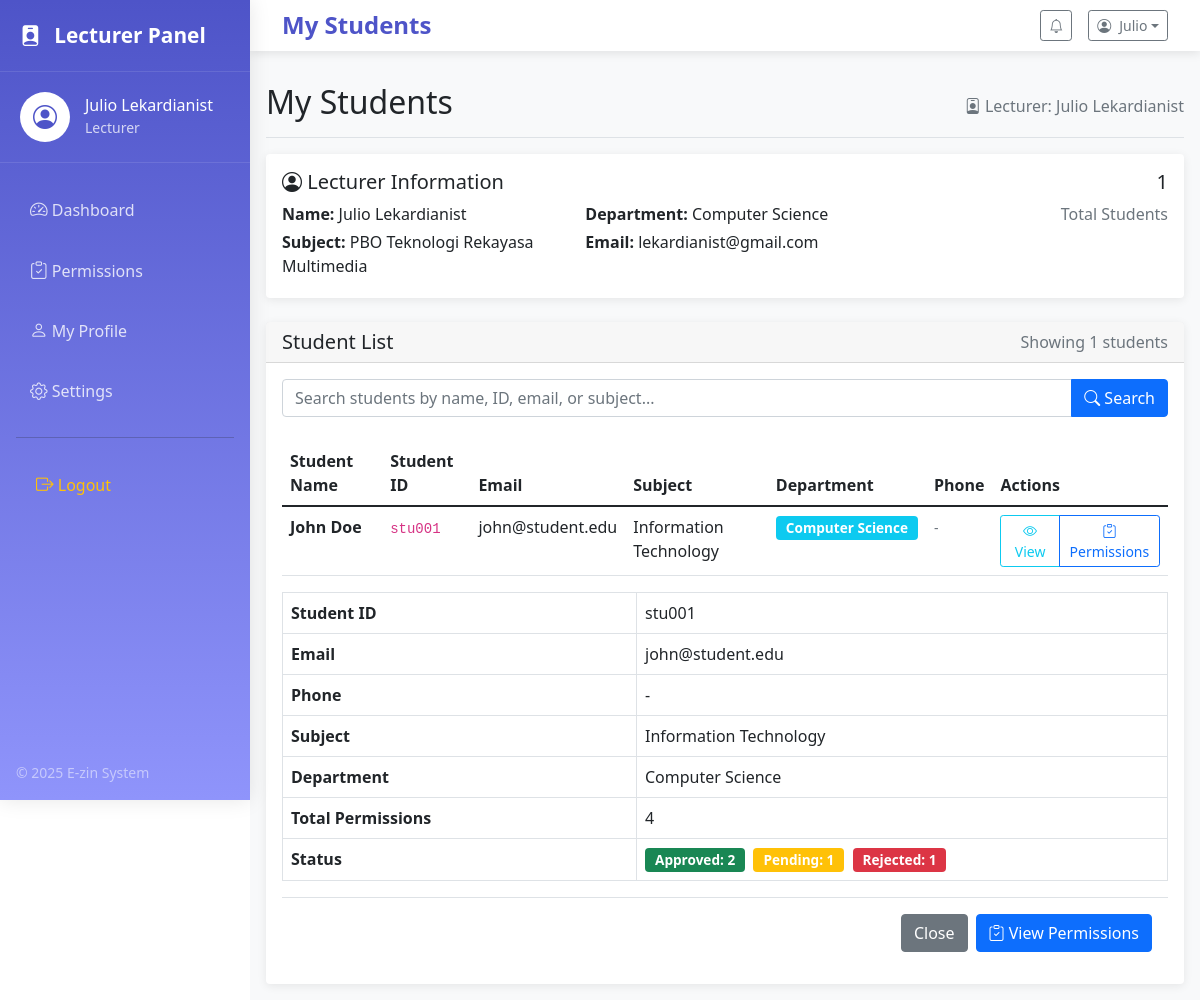
The app's page /lecturer/students.php (signed in) with its own data.
### tables this page shows
CREATE TABLE `employees` (
  `id` int(11) NOT NULL,
  `user_id` varchar(50) DEFAULT NULL,
  `name` varchar(100) DEFAULT NULL,
  `email` varchar(100) DEFAULT NULL,
  `subject` varchar(255) DEFAULT NULL,
  `role` enum('lecturer','staff','student') DEFAULT NULL,
  `phone` varchar(20) DEFAULT NULL,
  `department` varchar(100) DEFAULT NULL,
  `status` enum('active','inactive') DEFAULT 'active',
  `created_at` timestamp NOT NULL DEFAULT current_timestamp()
);

### lecturer/students.php (the view, shortened to what this page needs)
<?php
require_once 'includes/header.php';
require_once 'config/database.php';
$lecturer_stmt = $pdo->prepare("SELECT * FROM employees WHERE user_id = ?");
$lecturer_stmt->execute([$_SESSION['user_id']]);
$lecturer = $lecturer_stmt->fetch();
$search = $_GET['search'] ?? '';
$query = "SELECT * FROM employees
          WHERE role = 'student'
          AND (department = ? OR subject LIKE ?)";
$params = [$lecturer['department'], '%' . $lecturer['subject'] . '%'];
$query .= " ORDER BY name ASC";
$stmt = $pdo->prepare($query);
$stmt->execute($params);
$students = $stmt->fetchAll();
?>
<div class="d-flex justify-content-between flex-wrap flex-md-nowrap align-items-center pt-3 pb-2 mb-3 border-bottom">
    <h1 class="h2">My Students</h1>
    <div class="text-muted">
        <i class="bi bi-person-badge"></i> Lecturer: <?php echo htmlspecialchars($lecturer['name']); ?>
    </div>
</div>
<div class="card mb-4">
    <div class="card-body">
        <div class="row">
            <div class="col-md-8">
                <h5><i class="bi bi-person-circle"></i> Lecturer Information</h5>
                <div class="row">
                    <div class="col-md-6">
                        <p class="mb-1"><strong>Name:</strong> <?php echo htmlspecialchars($lecturer['name']); ?></p>
                        <p class="mb-1"><strong>Subject:</strong> <?php echo $lecturer['subject']; ?></p>
                    </div>
                    <div class="col-md-6">
                        <p class="mb-1"><strong>Department:</strong> <?php echo $lecturer['department']; ?></p>
                        <p class="mb-0"><strong>Email:</strong> <?php echo htmlspecialchars($lecturer['email']); ?></p>
                    </div>
                </div>
            </div>
            <div class="col-md-4 text-end">
                <h5><?php echo count($students); ?></h5>
                <p class="text-muted mb-0">Total Students</p>
            </div>
        </div>
    </div>
</div>
<div class="card">
    <div class="card-header d-flex justify-content-between align-items-center">
        <h5 class="mb-0">Student List</h5>
        <div class="text-muted">
            Showing <?php echo count($students); ?> students
        </div>
    </div>
    <div class="card-body">
        <form method="GET" action="" class="mb-4">
            <div class="input-group">
                <input type="text" class="form-control" name="search"
                       placeholder="Search students by name, ID, email, or subject..."
                       value="<?php echo htmlspecialchars($search); ?>">
                <button class="btn btn-primary" type="submit">
                    <i class="bi bi-search"></i> Search
                </button>
            </div>
        </form>
        <div class="table-responsive">
            <table class="table table-hover">
                <thead>
                    <tr>
                        <th>Student Name</th>
                        <th>Student ID</th>
                        <th>Email</th>
                        <th>Subject</th>
                        <th>Department</th>
                        <th>Phone</th>
                        <th>Actions</th>
                    </tr>
                </thead>
                <tbody>
                    <?php if(count($students) > 0): ?>
                        <?php foreach($students as $student): ?>
                        <tr>
                            <td>
                                <strong><?php echo htmlspecialchars($student['name']); ?></strong>
                            </td>
                            <td>
                                <code><?php echo $student['user_id']; ?></code>
                            </td>
                            <td>
                                <?php echo htmlspecialchars($student['email']); ?>
                            </td>
                            <td>
                                <?php echo htmlspecialchars($student['subject']); ?>
                            </td>
                            <td>
                                <span class="badge bg-info"><?php echo $student['department']; ?></span>
                            </td>
                            <td>
                                <?php if(!empty($student['phone'])): ?>
                                    <small><?php echo $student['phone']; ?></small>
                                <?php else: ?>
                                    <small class="text-muted">-</small>
                                <?php endif; ?>
                            </td>
                            <td>
                                <div class="btn-group btn-group-sm">
                                    <button class="btn btn-outline-info" data-bs-toggle="modal"
                                            data-bs-target="#studentModal<?php echo $student['id']; ?>">
                                        <i class="bi bi-eye"></i> View
                                    </button>
                                    <a href="permissions.php?student=<?php echo $student['user_id']; ?>"
                                       class="btn btn-outline-primary">
                                        <i class="bi bi-clipboard-check"></i> Permissions
                                    </a>
                                </div>
                            </td>
                        </tr>
                        <div class="modal fade" id="studentModal<?php echo $student['id']; ?>" tabindex="-1">
                            <div class="modal-dialog modal-dialog-centered">
                                <div class="modal-content">
                                    <div class="modal-body">
                                        <table class="table table-bordered">
                                            <tr>
                                                <th width="40%">Student ID</th>
                                                <td><?php echo $student['user_id']; ?></td>
                                            </tr>
                                            <tr>
                                                <th>Email</th>
                                                <td><?php echo htmlspecialchars($student['email']); ?></td>
                                            </tr>
                                            <tr>
                                                <th>Phone</th>
                                                <td><?php echo !empty($student['phone']) ? $student['phone'] : '-'; ?></td>
                                            </tr>
                                            <tr>
                                                <th>Subject</th>
                                                <td><?php echo htmlspecialchars($student['subject']); ?></td>
                                            </tr>
                                            <tr>
                                                <th>Department</th>
                                                <td><?php echo $student['department']; ?></td>
                                            </tr>
                                            <?php
                                            $statsStmt = $pdo->prepare("SELECT
                                                COUNT(*) as total,
                                                SUM(CASE WHEN status = 'approved' THEN 1 ELSE 0 END) as approved,
                                                SUM(CASE WHEN status = 'pending' THEN 1 ELSE 0 END) as pending,
                                                SUM(CASE WHEN status = 'rejected' THEN 1 ELSE 0 END) as rejected
                                                FROM permissions WHERE user_id = ?");
                                            $statsStmt->execute([$student['user_id']]);
                                            $stats = $statsStmt->fetch();
                                            ?>
                                            <tr>
                                                <th>Total Permissions</th>
                                                <td><?php echo $stats['total']; ?></td>
                                            </tr>
                                            <tr>
                                                <th>Status</th>
                                                <td>
                                                    <span class="badge bg-success me-1">Approved: <?php echo $stats['approved']; ?></span>
                                                    <span class="badge bg-warning me-1">Pending: <?php echo $stats['pending']; ?></span>
                                                    <span class="badge bg-danger">Rejected: <?php echo $stats['rejected']; ?></span>
                                                </td>
                                            </tr>
                                        </table>
                                    </div>
                                    <div class="modal-footer">
                                        <button type="button" class="btn btn-secondary" data-bs-dismiss="modal">Close</button>
                                        <a href="permissions.php?student=<?php echo $student['user_id']; ?>"
                                           class="btn btn-primary">
                                            <i class="bi bi-clipboard-check"></i> View Permissions
                                        </a>
                                    </div>
                                </div>
                            </div>
                        </div>
                        <?php endforeach; ?>
                    <?php endif; ?>
                </tbody>
            </table>
        </div>
    </div>
</div>
<?php require_once 'includes/footer.php'; ?>

### lecturer/includes/header.php (style rules this page uses)
:root { --lecturer-primary: #4e54c8; --lecturer-secondary: #8f94fb; --lecturer-light: #f8f9ff; }

### lecturer/students.php (style rules this page uses)
.card { border: none; box-shadow: 0 2px 10px rgba(0,0,0,0.08); }
.btn-group-sm .btn { padding: 0.25rem 0.5rem; font-size: 0.875rem; }
.badge { font-size: 0.85em; padding: 5px 10px; }

### records on screen
employees: name "Julio Lekardianist", subject "PBO Teknologi Rekayasa Multimedia", department "Computer Science", email "lekardianist@gmail.com"
employees: name "John Doe", user "stu001", email "john@student.edu", subject "Information Technology", department "Computer Science", total "4", approved "2", pending "1", rejected "1"

### other values on screen
$_SESSION['name'] "Julio Lekardianist"
$pageTitle "My Students"
explode(' ', $_SESSION['name'] ?? 'User')[0] "Julio"
count($students) "1"
